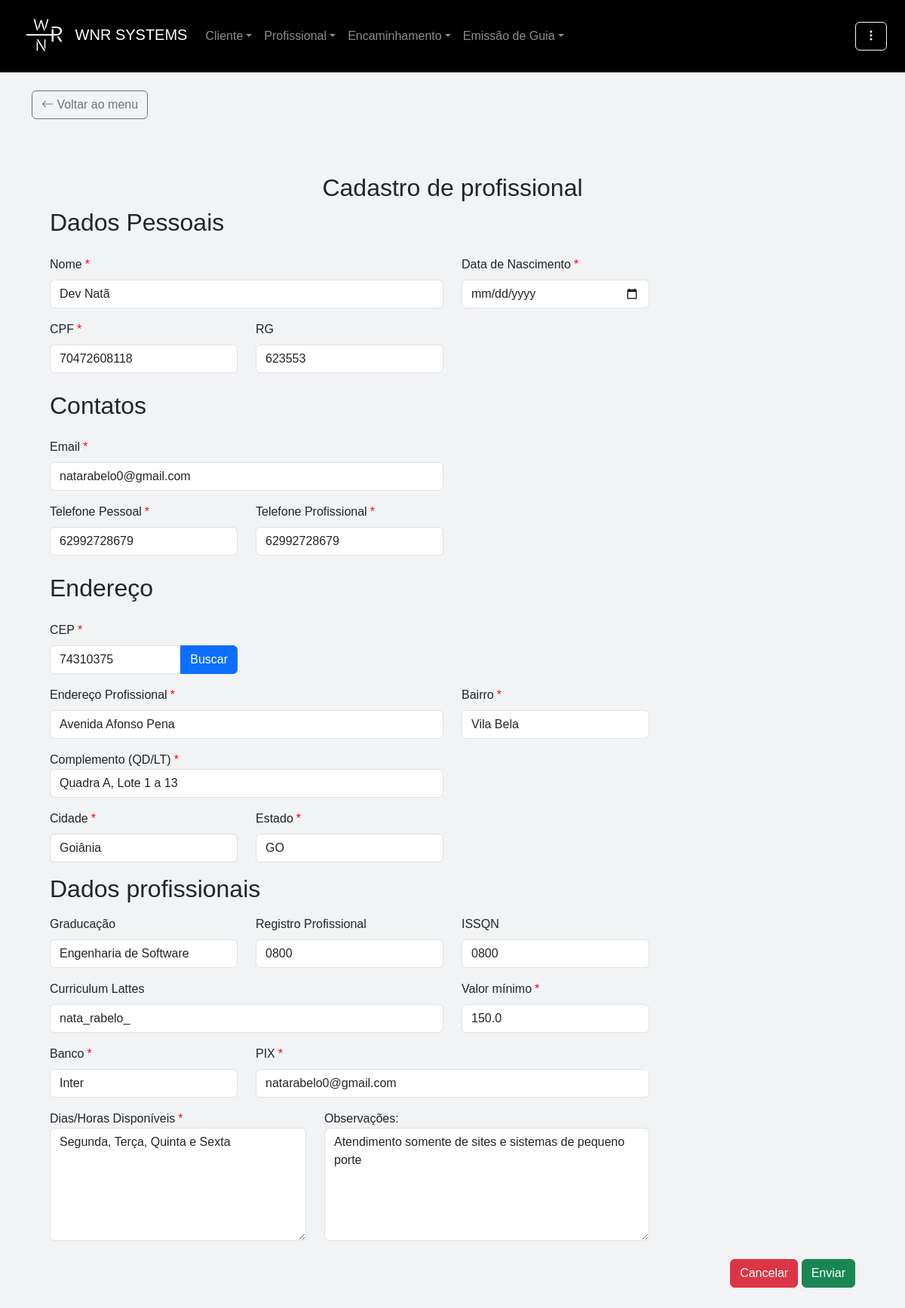
The page /editar_profissional/1 (signed in) on the database as committed earlier.
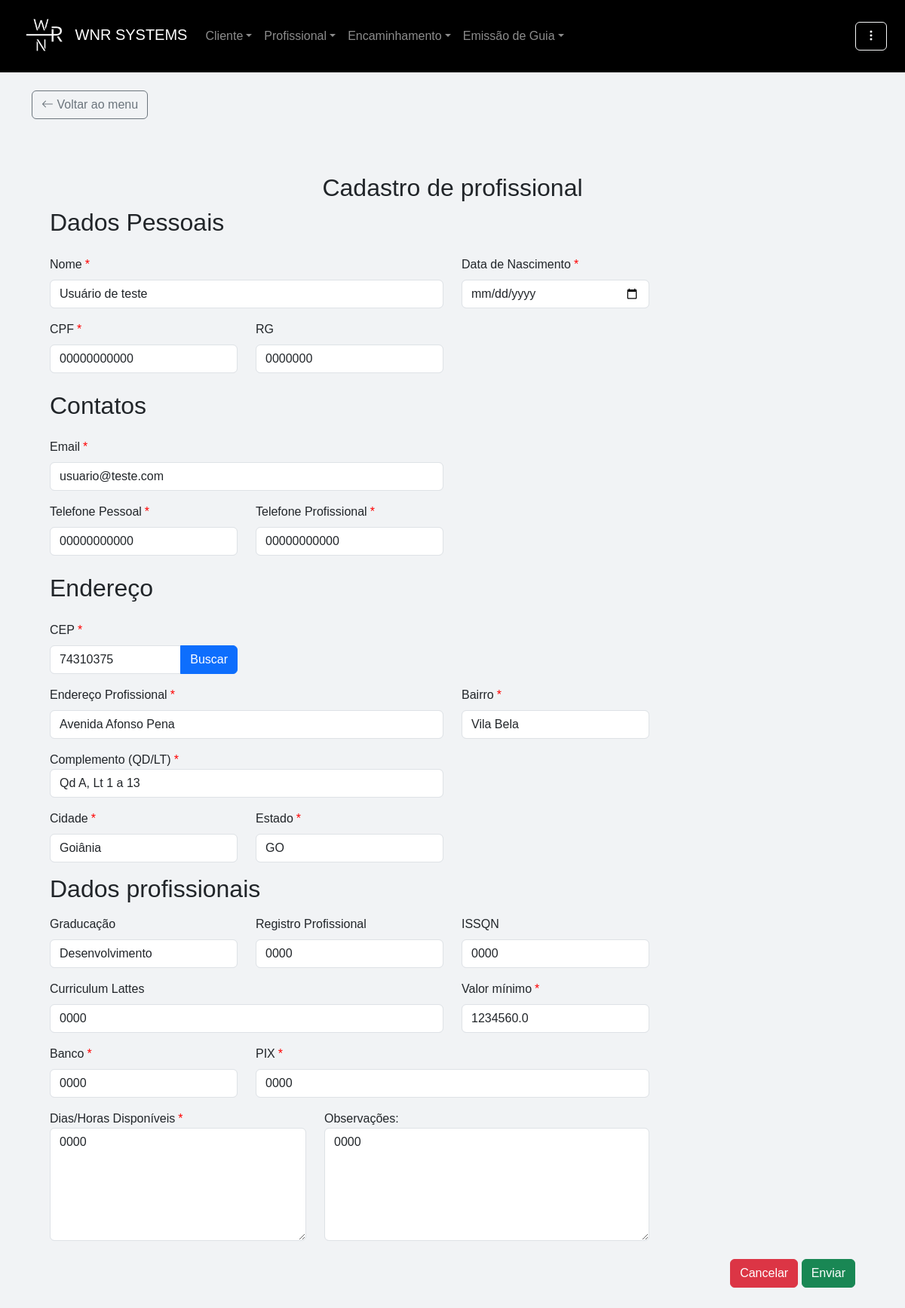
The same page on the database as committed later.
### app/models.py (models this page shows)
class Profissional(db.Model):
    __tablename__ = "profissionais"
    id = db.Column(db.Integer, primary_key=True)
    nome                            = db.Column(db.String(255), nullable=False)
    cpf                             = db.Column(db.String(14), unique=True, nullable=False)
    email                           = db.Column(db.String(255))
    data_nascimento                 = db.Column(db.DateTime)
    bairro                          = db.Column(db.String)
    banco                           = db.Column(db.String)
    cep                             = db.Column(db.String)
    cidade                          = db.Column(db.String)
    complemento                     = db.Column(db.String)
    graduacao                       = db.Column(db.String)
    issqn                           = db.Column(db.String)
    fone_pessoal                    = db.Column(db.String)
    fone_profissional               = db.Column(db.String)
    curriculum_lattes               = db.Column(db.String)
    dias_horas_disponiveis          = db.Column(db.String)
    endereco_profissional           = db.Column(db.String)
    estado                          = db.Column(db.String)
    observacoes                     = db.Column(db.String)
    pix                             = db.Column(db.String)
    registro_profissional           = db.Column(db.String)
    rg                              = db.Column(db.String(11), unique=True, nullable=False)
    valor_minimo                    = db.Column(db.Float)
    data_cadastro                   = db.Column(db.DateTime, default=db.func.current_timestamp())
    encaminhamentos = db.relationship("Encaminhamento", back_populates="profissional", cascade="all, delete-orphan")
    guias = db.relationship("Guia", back_populates="profissional", cascade="all, delete-orphan")

### app/routes/profissional/profissional.py (the view, shortened to what this page needs)
@professional_bp.route('/editar_profissional/<int:id>', methods=['GET', 'POST'])
@required_login
@role_required('atendimento', 'financeiro', 'admin')
def editar_profissional(id):
    profissional = Profissional.query.get_or_404(id)
    return render_template('profissional/form_edit.html', profissional=profissional)

### app/__init__.py (called while the page is built)
@login_manager.user_loader
def load_user(id):
    return Usuario.query.get(int(id))

### app/utils/login_required.py (called while the page is built)
def required_login(f):
    @wraps(f)
    def decorated_function(*args, **kwargs):
        if 'user_id' not in session:
            return redirect(url_for('auth_bp.login'))
        return f(*args, **kwargs)
    return decorated_function

### app/templates/profissional/form_edit.html (shortened to what the changed rows need)
{% extends 'base.html' %}
{% block content %}
<div class="container mb-5 mt-4">
    <h2 class="text-center">Cadastro de profissional</h2>
    <form action="{{ url_for('professional_bp.editar_profissional', id=profissional.id)}}" method="POST">
        <div class="container">
            <h2 class="mb-4"> Dados Pessoais </h2>
            <div class="row mb-3">
                <div class="col-md-6">
                    <label for="nome" class="form-label">Nome<span class="required-star">*</span></label>
                    <input type="text" class="form-control" id="nome" name="nome" value="{{profissional.nome}}" >
                </div>
                <div class="col-md-3">
                    <label for="data_nascimento" class="form-label">Data de Nascimento<span class="required-star">*</span></label>
                    <input type="date" class="form-control" id=data_nascimento name="data_nascimento" value="{{profissional.data_nascimento}}" >
                </div>
            </div>
            <div class="row mb-3">
                <div class="col-md-3">
                    <label for="cpf" class="form-label">CPF<span class="required-star">*</span></label>
                    <input type="text" class="form-control" id="cpf" name="cpf" value="{{profissional.cpf}}" >
                </div>
                <div class="col-md-3">
                    <label for="rg" class="form-label">RG</label>
                    <input type="text" class="form-control" id="rg" name="rg" value="{{profissional.rg}}" >
                </div>
            </div>
            <h2 class="mb-4 mt-4">Contatos</h2>
            <div class="row mb-3">
                <div class="col-md-6">
                    <label for="email" class="form-label">Email<span class="required-star">*</span></label>
                    <input type="text" class="form-control" id="email" name="email" value="{{profissional.email}}" required>
                </div>
            </div>
            <div class="row mb-3">
                <div class="col-md-3">
                    <label for="fone_pessoal" class="form-label">Telefone Pessoal<span class="required-star">*</span></label>
                    <input type="text" class="form-control" id="fone_pessoal" name="fone_pessoal" value="{{profissional.fone_pessoal}}" required>
                </div>
                <div class="col-md-3">
                    <label for="fone_profissional" class="form-label">Telefone Profissional<span class="required-star">*</span></label>
                    <input type="text" class="form-control" id="fone_profissional" name="fone_profissional" value="{{profissional.fone_profissional}}" required >
                </div>
            </div>
            <h2 class="mb-4 mt-4">Endereço</h2>
            <div class="row mb-3">
                <div class="col-md-3">
                    <div class="input-group">
                        <input type="text" id="cep" name="cep" class="form-control" value="{{ profissional.cep }}">
                        <button type="button" name="buscar_cep_btn" id="buscar_cep_btn" class="btn btn-primary" required onclick="buscarCep()">Buscar</button>
                    </div>
                </div>
            </div>
            <div class="row mb-3">
                <div class="col-md-6">
                    <label for="endereco_profissional" class="form-label">Endereço Profissional<span class="required-star">*</span></label>
                    <input type="text" class="form-control" id="endereco_profissional" name="endereco_profissional" required value="{{profissional.endereco_profissional}}" >
                </div>
                <div class="col-md-3">
                    <label for="bairro" class="form-label">Bairro<span class="required-star">*</span></label>
                    <input type="text" class="form-control" id="bairro" name="bairro" required value="{{profissional.bairro}}" >
                </div>
            </div>
            <div class="row mb-3">
                <div class="col-md-6">
                    <label for="complemento" class="custom-label">Complemento (QD/LT)<span class="required-star">*</span></label>
                    <input type="text" id="complemento" class="form-control" name="complemento" required value="{{profissional.complemento}}" >
                </div>
            </div>
            <div class="row mb-3">
                <div class="col-md-3">
                    <label for="cidade" class="form-label">Cidade<span class="required-star">*</span></label>
                    <input type="text" class="form-control" id="cidade" name="cidade" required value="{{profissional.cidade}}" >
                </div>
                <div class="col-md-3">
                    <label for="estado" class="form-label">Estado<span class="required-star">*</span></label>
                    <input type="text" class="form-control" id="estado" name="estado" required value="{{profissional.estado}}" >
                </div>
            </div>
            <h2 class="mb-3">Dados profissionais</h2>
            <div class="row mb-3">
                <div class="col-md-3">
                    <label for="graduacao" class="form-label">Graducação</label>
                    <input type="text" class="form-control" id="graduacao" name="graduacao" value="{{profissional.graduacao}}" >
                </div>
                <div class="col-md-3">
                    <label for="registro_profissional" class="form-label">Registro Profissional</label>
                    <input type="text" class="form-control" id="registro_profissional" name="registro_profissional" value="{{profissional.registro_profissional}}" >
                </div>
                <div class="col-md-3">
                    <label for="issqn" class="form-label">ISSQN</label>
                    <input type="text" class="form-control" id="issqn" name="issqn" value="{{profissional.issqn}}" >
                </div>
            </div>
            <div class="row mb-3">
                <div class="col-md-6">
                    <label for="curriculum_lattes" class="form-label">Curriculum Lattes</label>
                    <input type="text" class="form-control" id="curriculum_lattes" name="curriculum_lattes" value="{{profissional.curriculum_lattes}}" >
                </div>
                <div class="col-md-3">
                    <label for="valor_minimo" class="form-label">Valor mínimo<span class="required-star">*</span></label>
                    <input type="text" class="form-control" id="valor_minimo" name="valor_minimo" required value="{{profissional.valor_minimo}}" >
                </div>
            </div>
            <div class="row mb-3">
                <div class="col-md-3">
                    <label for="banco" class="form-label">Banco<span class="required-star">*</span></label>
                    <input type="text" class="form-control" id="banco" name="banco" required value="{{profissional.banco}}" >
                </div>
                <div class="col-md-6">
                    <label for="pix" class="form-label">PIX<span class="required-star">*</span></label>
                    <input type="text" class="form-control" id="pix" name="pix" required value="{{profissional.pix}}" >
                </div>
            </div>
            <div class="row mb-3">
                <div class="col-md-4">
                    <label for="dias_horas_disponiveis" class="custom-label">Dias/Horas Disponíveis<span class="required-star">*</span></label>
                    <textarea class="form-control" id="dias_horas_disponiveis" name="dias_horas_disponiveis" style="height: 150px;" required>{{profissional.dias_horas_disponiveis}}</textarea>
                </div>
                <div class="col-md-5">
                    <label for="observacoes" class="custom-label">Observações:</label>
                    <textarea class="form-control" id="observacoes" name="observacoes" style="height: 150px;">{{profissional.observacoes}}</textarea>
                </div>
            </div>
        </div>
    </form>
</div>
{% endblock %}

Rows that differ between the two databases and show on the page:
changed Profissional "Avenida Afonso Pena": nome "Dev Natã" → "Usuário de teste"; cpf "70472608118" → "00000000000"; rg "623553" → "0000000"; email "natarabelo0@gmail.com" → "usuario@teste.com"; fone_pessoal "62992728679" → "00000000000"; fone_profissional "62992728679" → "00000000000"; complemento "Quadra A, Lote 1 a 13" → "Qd A, Lt 1 a 13"; graduacao "Engenharia de Software" → "Desenvolvimento"; registro_profissional "0800" → "0000"; issqn "0800" → "0000"; curriculum_lattes "nata_rabelo_" → "0000"; valor_minimo "150.0" → "1234560.0"; banco "Inter" → "0000"; pix "natarabelo0@gmail.com" → "0000"; dias_horas_disponiveis "Segunda, Terça, Quinta e Sexta" → "0000"; observacoes "Atendimento somente de sites e sistemas de pequeno porte" → "0000"
